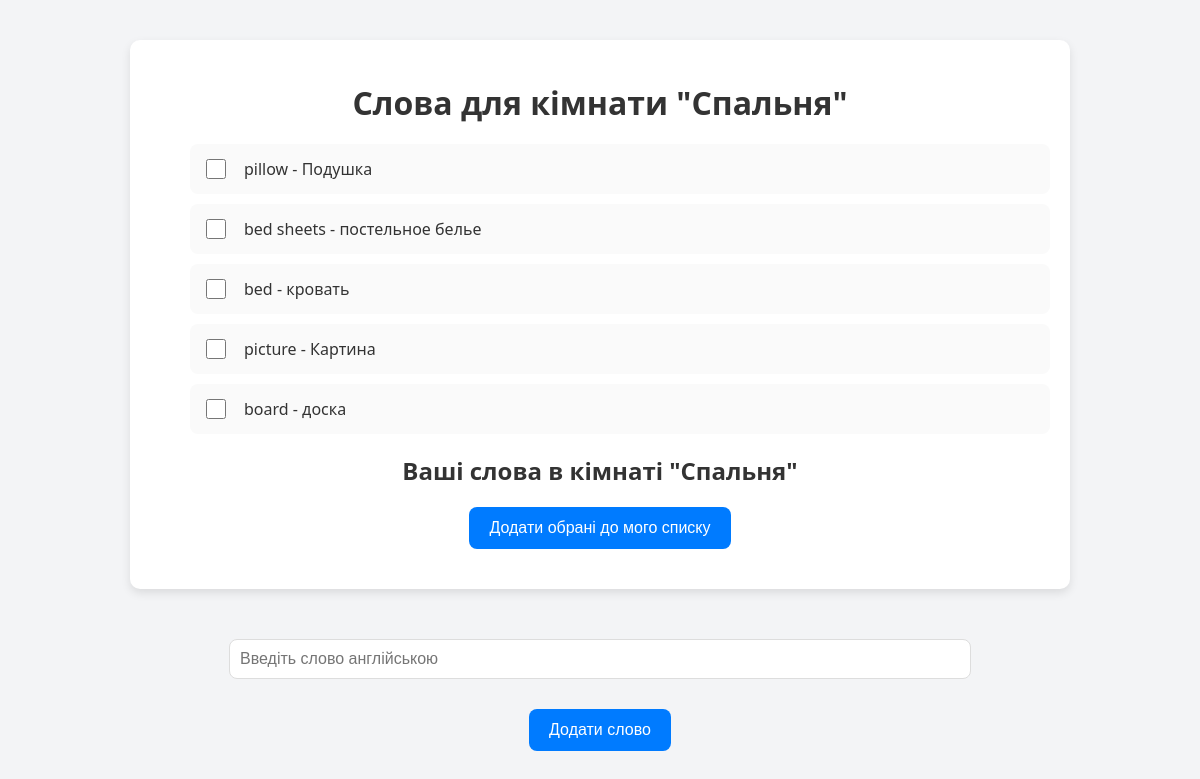
The page /room/1/ (signed in) on the database as committed earlier.
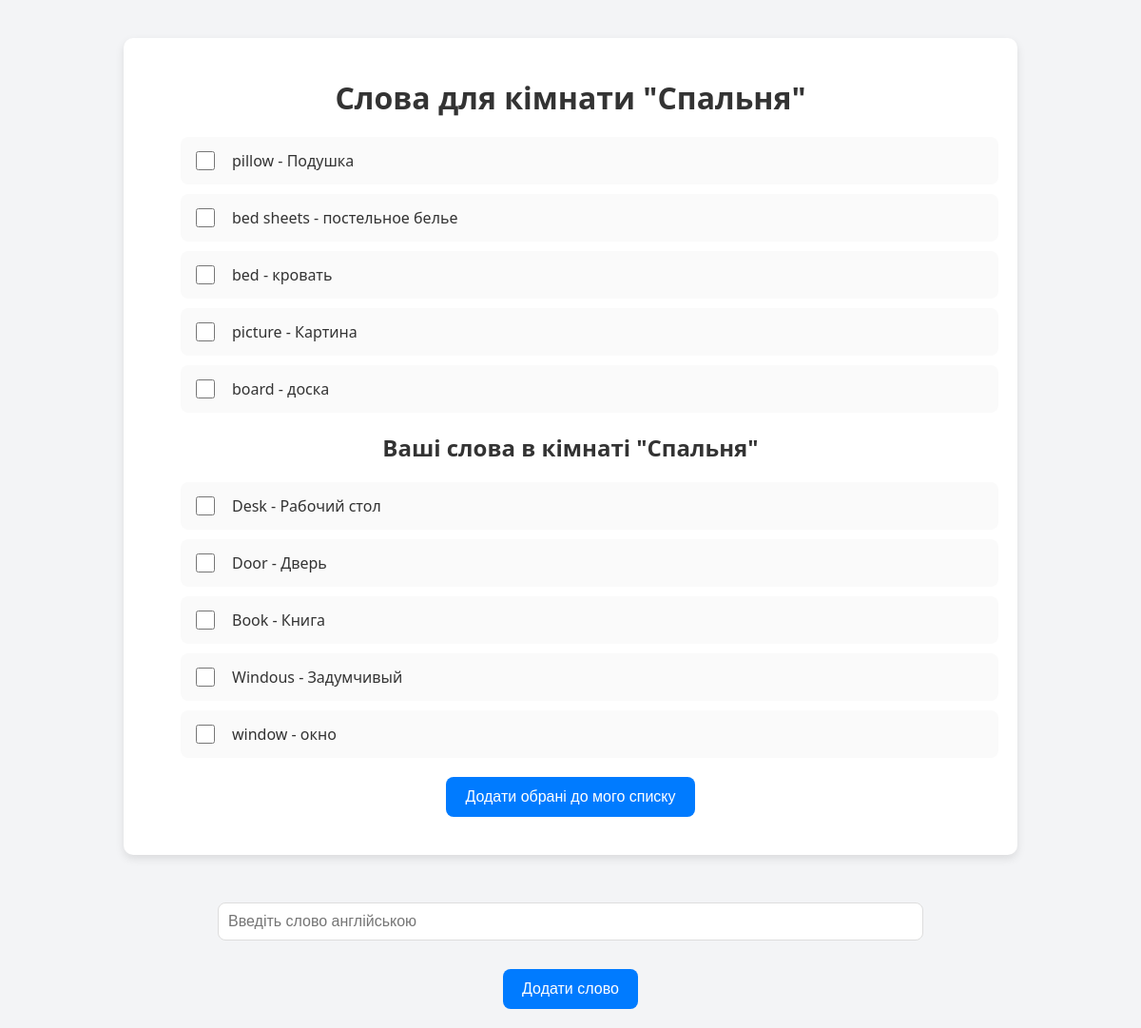
The same page on the database as committed later.
### trainer/models.py (models this page shows, shortened)
class Room(models.Model):
    name = models.CharField(max_length=255)
    user = models.ForeignKey(User, on_delete=models.CASCADE, blank=True, null=True)

class Word(models.Model):
    room = models.ForeignKey(Room, on_delete=models.CASCADE, related_name='words')
    user = models.ForeignKey(User, on_delete=models.CASCADE, null=True, blank=True)
    en = models.CharField(max_length=100)
    ru = models.CharField(max_length=100, blank=True)
    is_admin_word = models.BooleanField(default=True)

### trainer/views.py (the view)
# urls.py: path('room/<int:room_id>/', views.room_words, name='room_words'),
@login_required
def room_words(request, room_id):
    room = get_object_or_404(Room, id=room_id)
    words = Word.objects.filter(room=room, user__isnull = True)
    user_words = Word.objects.filter(room=room, user=request.user)
    return render(request,
                  'room_words.html',
                  {
                      'room': room,
                      'words': words,
                      'user_words': user_words})

### trainer/templates/room_words.html (shortened to what this page needs)
<!DOCTYPE html>
<html lang="uk">
<head>
</head>
<body>
    <div class="container">
        <h1>Слова для кімнати "{{ room.name }}"</h1>
        <form id="wordSelectionForm">
            <ul id="wordList">
                {% for word in words %}
                    <li class="word-item">
                        <label class="word-label">
                            <input class="word-checkbox" type="checkbox" name="selected_words" value="{{ word.id }}">
                            <span class="word-text">{{ word.en }} - {{ word.ru }}</span>
                        </label>
                    </li>
                {% endfor %}
            </ul>
        <h2>Ваші слова в кімнаті "{{ room.name }}"</h2>
            <ul id="userWordList">
                {% for word in user_words %}
                    <li class="word-item">
                        <label class="word-label">
                            <input class="word-checkbox" type="checkbox" name="selected_words" value="{{ word.id }}">
                            <span class="word-text">{{ word.en }} - {{ word.ru }}</span>
                        </label>
                    </li>
                {% endfor %}
            </ul>
            <button type="button" onclick="addSelectedWords()" class="add-btn">Додати обрані до мого списку</button>
        </form>
    </div>
    <div id="addWordForm">
        <input type="text" id="wordEn" placeholder="Введіть слово англійською" required>
        <button class='add-word-btn' onclick="submitNewWord()">Додати слово</button>
    </div>
</body>
</html>

### trainer/templates/room_words.html (style rules this page uses)
body { font-family: 'Segoe UI', Tahoma, Geneva, Verdana, sans-serif; margin: 0; padding: 0; background-color: #f3f4f6; color: #333; }
.container { max-width: 900px; margin: 40px auto; padding: 20px; background-color: #ffffff; border-radius: 10px; box-shadow: 0 4px 10px rgba(0, 0, 0, 0.1); }
h1, h2 { color: #333; text-align: center; margin-bottom: 20px; }
.word-item { display: flex; justify-content: space-between; align-items: center; padding: 12px; border-radius: 8px; background-color: #fafafa; margin-bottom: 10px; transition: background-color 0.3s ease; }
.word-label { display: flex; align-items: center; gap: 15px; cursor: pointer; font-size: 16px; color: #555; }
.word-checkbox { width: 20px; height: 20px; accent-color: #007bff; }
.word-text { color: #333; font-weight: 500; }
.add-word-btn, .add-btn { background-color: #007bff; color: #fff; padding: 12px 20px; border: none; border-radius: 8px; font-size: 16px; cursor: pointer; transition: background-color 0.3s ease; display: block; margin: 20px auto; text-align: center; }
#addWordForm { margin-top: 30px; text-align: center; }
#addWordForm input { padding: 10px; font-size: 16px; margin: 10px; width: 60%; border-radius: 8px; border: 1px solid #ddd; }

Rows that differ between the two databases and show on the page:
added Word: en "Desk", ru "Рабочий стол", shown under "Ваші слова в кімнаті \"Спальня\""
added Word: en "Door", ru "Дверь", shown under "Ваші слова в кімнаті \"Спальня\""
added Word: en "Book", ru "Книга", shown under "Ваші слова в кімнаті \"Спальня\""
added Word: en "Windous", ru "Задумчивый", shown under "Ваші слова в кімнаті \"Спальня\""
added Word: en "window", ru "окно", shown under "Ваші слова в кімнаті \"Спальня\""
